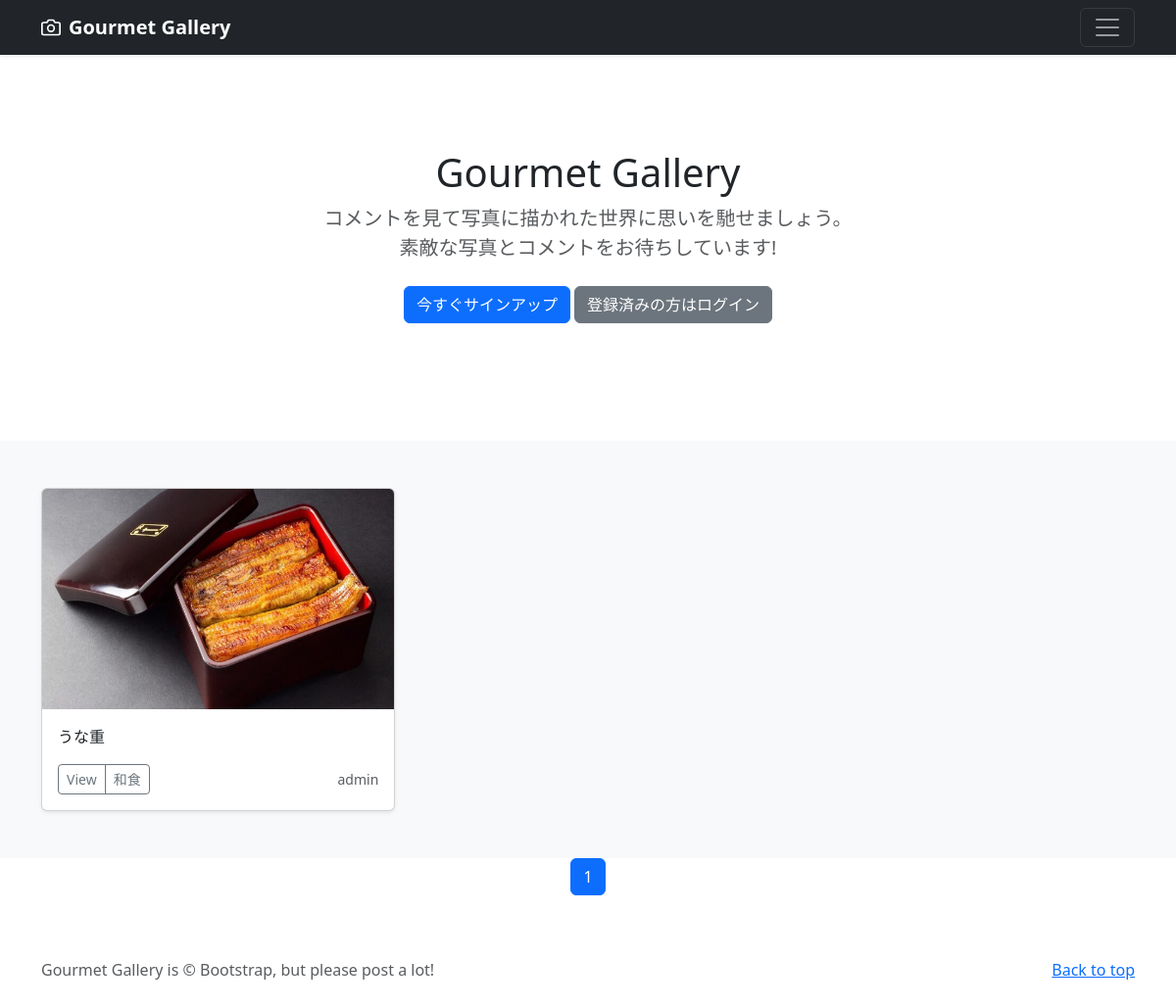
The app's page /gourmetphoto/1 with its own data.
### gourmetphoto/models.py (models this page shows, shortened)
class GourmetphotoPost(models.Model):
    user = models.ForeignKey(CustomUser, verbose_name='ユーザー', on_delete=models.CASCADE)
    Category = models.ForeignKey(Category, verbose_name='カテゴリ', on_delete=models.PROTECT)
    title = models.CharField(verbose_name='タイトル', max_length=200)
    comment = models.TextField(verbose_name='コメント',)
    image1 = models.ImageField(verbose_name='イメージ1', upload_to = 'photos')
    image2 = models.ImageField(verbose_name='イメージ2', upload_to = 'photos', blank=True, null=True)
    posted_at = models.DateTimeField(verbose_name='投稿日時', auto_now_add=True)

class Category(models.Model):
    title = models.CharField(verbose_name='カテゴリ', max_length=20)

### gourmetphotoaccounts/models.py (models this page shows)
class CustomUser(AbstractUser):
    pass

### gourmetphoto/views.py (the view)
# urls.py: path('gourmetphoto/<int:Category>', views.CategoryView.as_view(), name = 'gourmetphotos_cat'),
class CategoryView(ListView):
    template_name = 'gourmetphoto/index.html'
    paginate_by = 9
    def get_queryset(self):
        Category_id = self.kwargs['Category']
        Categories = GourmetphotoPost.objects.filter(Category=Category_id).order_by('-posted_at')
        return Categories

### gourmetphoto/templates/gourmetphoto/index.html (shortened to what this page needs)
{% extends 'gourmetphoto/base.html' %}
    {% block contents %}
    {% include "gourmetphoto/photos_title.html" %}
    {% include "gourmetphoto/photos_list.html" %}
    {% include "gourmetphoto/pagination.html" %}
    {% endblock %}

### gourmetphoto/templates/gourmetphoto/photos_list.html
  <div class="album py-5 bg-body-tertiary">
    <div class="container">
      <div class="row row-cols-1 row-cols-sm-2 row-cols-md-3 g-3">
        {% for record in object_list %}
        <div class="col">
          <div class="card shadow-sm">
            <img src="{{ record.image1.url }}" class="bd-placeholder-img card-img-top" width="100%" height="225" xmlns="http://www.w3.org/2000/svg" role="img" aria-label="Placeholder: Thumbnail" preserveAspectRatio="xMidYMid slice" focusable="false"><title>Placeholder</title><rect width="100%" height="100%" fill="#55595c"/></img>
            <div class="card-body">
              <p class="card-text">{{record.title}}</p>
              <div class="d-flex justify-content-between align-items-center">
                <div class="btn-group">
                  <button type="button" class="btn btn-sm btn-outline-secondary"
                  onclick="location.href='{% url 'gourmetphoto:photo_detail' record.pk %}'">
                  View</button>
                  <button type="button" class="btn btn-sm btn-outline-secondary"
                    onclick="location.href='{% url 'gourmetphoto:gourmetphotos_cat' Category=record.Category.id %}'">
                    {{record.Category.title}}</button>
                </div>
                <small class="text-muted">{{record.user.username}}</small>
              </div>
            </div>
          </div>
        </div>
        {% endfor %}
      </div>
    </div>
  </div>

### gourmetphoto/templates/gourmetphoto/base.html (style rules this page uses)
.bd-placeholder-img { font-size: 1.125rem; text-anchor: middle; -webkit-user-select: none; -moz-user-select: none; user-select: none; }

### records on screen
GourmetphotoPost: image1 (picture), title "うな重", Category "和食", user.username "admin"

### other values on screen
{{ num }} "1"
